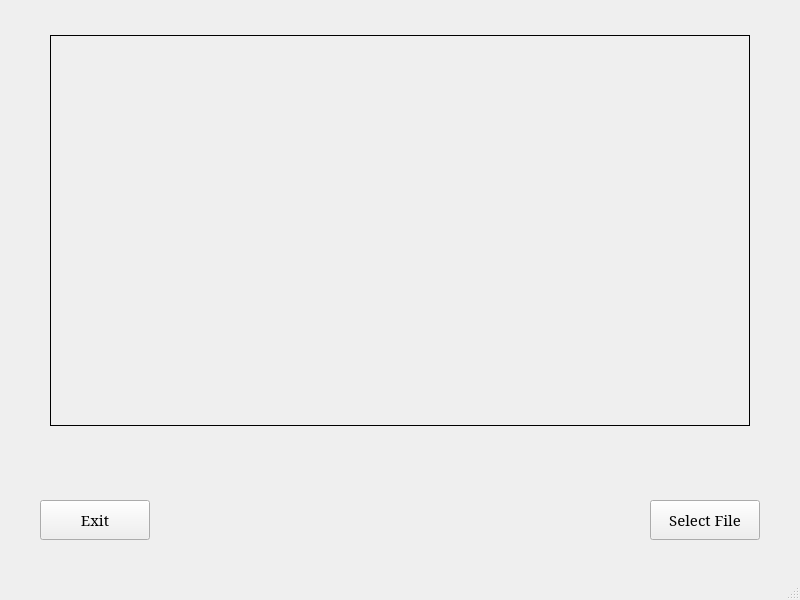
<?xml version="1.0" encoding="UTF-8"?>
<ui version="4.0">
 <class>MainWindow</class>
 <widget class="QMainWindow" name="MainWindow">
  <property name="geometry">
   <rect>
    <x>0</x>
    <y>0</y>
    <width>800</width>
    <height>600</height>
   </rect>
  </property>
  <property name="windowTitle">
   <string>MainWindow</string>
  </property>
  <widget class="QWidget" name="centralwidget">
   <widget class="QPushButton" name="exitButton">
    <property name="geometry">
     <rect>
      <x>40</x>
      <y>500</y>
      <width>110</width>
      <height>40</height>
     </rect>
    </property>
    <property name="font">
     <font>
      <family>Noto Serif</family>
      <pointsize>11</pointsize>
      <bold>false</bold>
      <underline>false</underline>
      <strikeout>false</strikeout>
      <kerning>true</kerning>
     </font>
    </property>
    <property name="cursor">
     <cursorShape>PointingHandCursor</cursorShape>
    </property>
    <property name="text">
     <string>Exit</string>
    </property>
   </widget>
   <widget class="QLabel" name="infoLabel">
    <property name="geometry">
     <rect>
      <x>50</x>
      <y>35</y>
      <width>700</width>
      <height>391</height>
     </rect>
    </property>
    <property name="font">
     <font>
      <family>Noto Serif</family>
      <pointsize>13</pointsize>
      <italic>false</italic>
     </font>
    </property>
    <property name="frameShape">
     <enum>QFrame::Shape::Box</enum>
    </property>
    <property name="frameShadow">
     <enum>QFrame::Shadow::Plain</enum>
    </property>
    <property name="lineWidth">
     <number>1</number>
    </property>
    <property name="midLineWidth">
     <number>0</number>
    </property>
    <property name="text">
     <string/>
    </property>
    <property name="alignment">
     <set>Qt::AlignmentFlag::AlignLeading|Qt::AlignmentFlag::AlignLeft|Qt::AlignmentFlag::AlignTop</set>
    </property>
    <property name="wordWrap">
     <bool>true</bool>
    </property>
    <property name="indent">
     <number>10</number>
    </property>
   </widget>
   <widget class="QPushButton" name="inputButton">
    <property name="geometry">
     <rect>
      <x>650</x>
      <y>500</y>
      <width>110</width>
      <height>40</height>
     </rect>
    </property>
    <property name="font">
     <font>
      <family>Noto Serif</family>
      <pointsize>11</pointsize>
     </font>
    </property>
    <property name="cursor">
     <cursorShape>PointingHandCursor</cursorShape>
    </property>
    <property name="text">
     <string>Select File</string>
    </property>
   </widget>
  </widget>
  <widget class="QMenuBar" name="menubar">
   <property name="geometry">
    <rect>
     <x>0</x>
     <y>0</y>
     <width>800</width>
     <height>23</height>
    </rect>
   </property>
  </widget>
  <widget class="QStatusBar" name="statusbar"/>
 </widget>
 <resources/>
 <connections/>
</ui>
